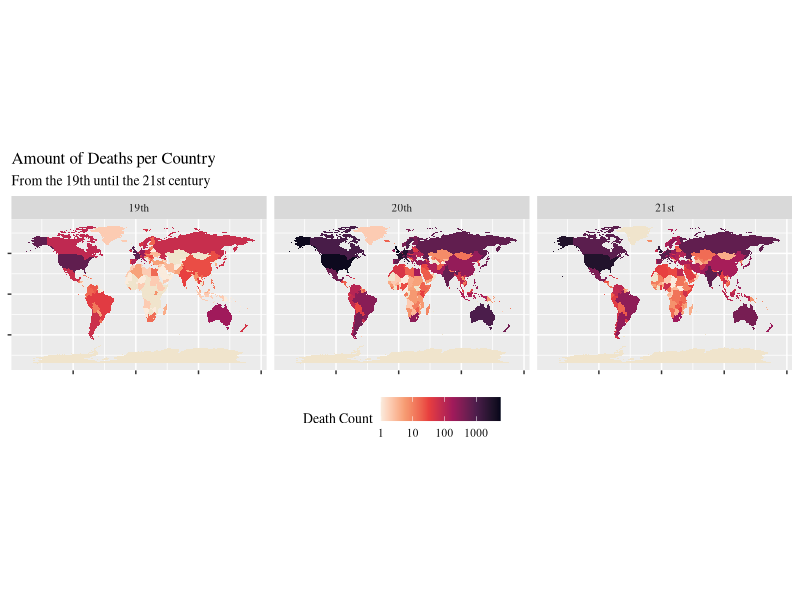
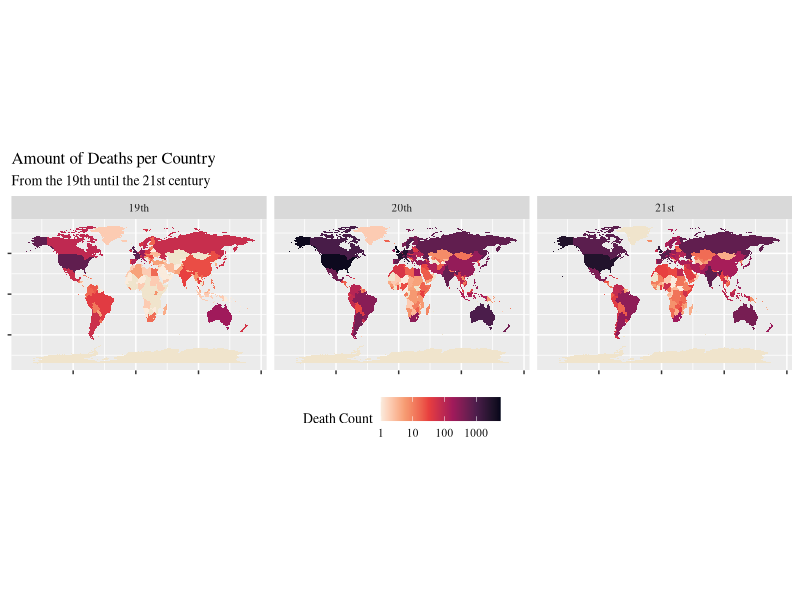

The R source for these figures, in order:
### Script Plotting the Map ###

# Import tidyverse and maps
library(tidyverse)
library(maps)

# Reading in the data
coordinates <- map_data("world")
data <- read_csv('Results/CSV/deathcount.csv')

# Filter and combine datasets 
coordinates_expanded <- coordinates |>
  expand_grid(century = c(19, 20, 21))
data_mapping <- data |>
  right_join(coordinates_expanded, by = c('region', 'century')) |>
  group_by(century) |>
  #Create a relative death count per century
  mutate(rel_deathcount = deathcount / sum(deathcount, na.rm = TRUE)) |>
  mutate(
    #Remove NA values and rename the centuries
    deathcount = replace_na(deathcount, 0),
    rel_deathcount = replace_na(rel_deathcount, 0),
    century = case_match(century,
      19 ~ "19th",
      20 ~ "20th",
      21 ~ "21st"
    ))

#Plot the figure
ggplot(data = data_mapping) +
  aes(x=long, y =lat, fill = deathcount, map_id = region) +
  geom_map(map = data_mapping) + 
  #Remove labels on axes
  scale_x_continuous(labels = NULL) +
  scale_y_continuous(labels = NULL) +
  labs(x = NULL, y = NULL) +
  #Formatting the plot
  scale_fill_viridis_c(name = 'Death Count', option = 'rocket', trans = "log10", na.value = '#f0e4ccff', 
    guide = guide_colorbar(position = "bottom"), direction = -1) +
  ggtitle('Amount of Deaths per Country', 'From the 19th until the 21st century')+
  theme(text = element_text(size = 10, family = 'serif'))+
  coord_fixed(1.3) +
  #Adding all maps to the figure
  facet_wrap('century', ncol = 3)
#Saving figure as pdf
ggsave('Results/Figures/map_plot.pdf', height = 8, width = 19, units = "cm")
